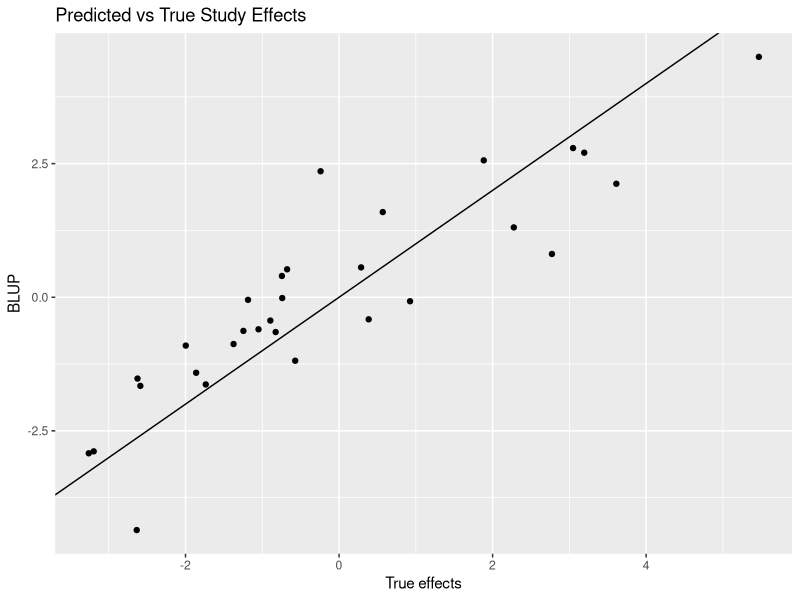
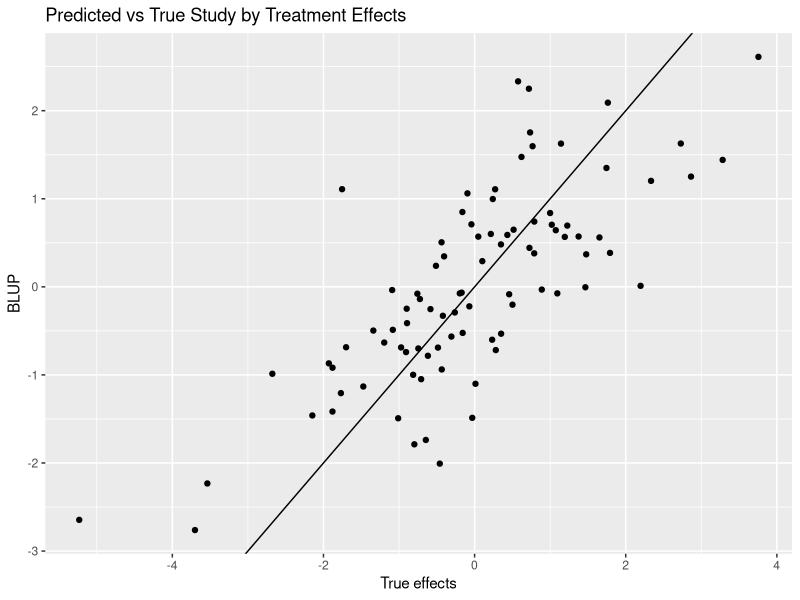

Reproduce these figures in R, in order. (Note: this script raises an error after producing the figures.)
## ---- chunk 1
rm(list=ls())
knitr::opts_chunk$set(echo = TRUE,root.dir="C:/Users/Robert J. Tempelman/OneDrive - Michigan State University/Tempelman/Meta_analysis/Simulation")
library(tidyverse,ggplot2)
# set default directory
## ---- chunk 2
##### THE FOLLOWING JUST SIMULATES SOME DATA BASED ON THE FOLLOWING SPECIFICATIONS   #####
##########################################################################################################
######################## BEGINNING OF SIMULATION #########################################################
##########################################################################################################
set.seed(100)  # set seed for reproducibility.
nStudy = 30  # Number of studies
ntrt = 3    # Number of treatments 

sigmae = 2  # residual (within cow) variance
sigmacow = 8  # between-cow variance
sigmastudy = 5  # between-study variance
sigmastudytrt = 3  # study by trt interaction variance

sigmaperiod = 2 # variance between periods although typically considered as fixed.

overallmean = 30
trteffects = c(-1,0,+1)  # effects relative to overall mean
trtlabels = toupper(letters[1:ntrt])
if (length(trteffects) != ntrt) stop ("need to change the number of treatment effects to match ntrt")
periodeffects = rnorm(sd=sqrt(sigmaperiod),nStudy*ntrt)
StudyPeriod = split(periodeffects, ceiling(seq_along(periodeffects)/ntrt))



Studyeffects = rnorm(sd=sqrt(sigmastudy),nStudy)  # simulated study effects
studytrtint = vector(mode="list",length= nStudy)  # simulated study x treatment effects
for (Study in 1:nStudy){
  studytrtint[[Study]]=rnorm(sd = sqrt(sigmastudytrt),ntrt)
}

ncows =sample(seq(ntrt*4,ntrt*10,ntrt),nStudy,replace=TRUE)  # simulated different number of replicated squares per Study
# for a balanced multiple Latin square design, ncows has to be a multiple of number of treatments

setuplatin =vector(mode="list",length=ntrt)
base = 1:ntrt
for(i in 1:ntrt){
  setuplatin[[i]]=(base+ntrt+1+i)%%ntrt+1
}  # setup for a single Latin square

Study_data <- vector(mode="list",length=nStudy)  # we'll first save the data in this list, separate study for each element
Study = 1

for (Study in 1:nStudy) {
  Trt_number = rep(unlist(setuplatin),ncows[Study]/ntrt)
  Effect_Trt = trteffects[Trt_number]
  Period = rep(1:3,ncows[Study])
  Effect_Period = StudyPeriod[[Study]][Period]
  Trt = toupper(letters[Trt_number]) # get trt label assignments for each record
  Cow = rep(1:ncows[Study],each=ntrt)  # and cow labels for each record
  Cow_effects = rnorm(sd=sqrt(sigmacow),ncows[Study])
  Effect_Cow = Cow_effects[Cow]
  Trt_Study_effects =  studytrtint[[Study]][Trt_number] # and the trt*study effects
  residuals = rnorm(sd = sqrt(sigmae),ntrt*ncows[Study]) # and finally the residuals
  FCM = round(overallmean + Effect_Trt + Effect_Period  + Effect_Cow + Studyeffects[Study] + Trt_Study_effects + residuals,2)  # generate the record and round to 2nd decimal
  Study_data[[Study]] = data.frame(Study,Trt,Cow,Period,FCM)  #store it.
}  

overallcrossoverdata = bind_rows(Study_data)  # the entire data set
cols = c("Study","Trt","Cow","Period")
overallcrossoverdata[cols] <- lapply(overallcrossoverdata [cols], factor)
str(overallcrossoverdata)
write_csv(overallcrossoverdata,"overallcrossoverdata.csv")

# save the true study by treatment effects for later.
study_trt = unlist(studytrtint)
Study_Trtlabels = expand.grid(trtlabels,1:nStudy)
Study_Trtlabels = paste0(Study_Trtlabels$Var1,':',Study_Trtlabels$Var2)
study_trt = data.frame(Study_Trtlabels,study_trt)

##########################################################################################################
######################## END OF SIMULATION ###############################################################
##########################################################################################################

## ---- chunk 3
library(lme4)  # mixed model procedure in R.
# NOTE THIS MODEL PERFECTLY MATCHES THE MODEL GENERATION PROCESS
## of course, we really never know the true model!
overallcrossover_analysis = lmer(FCM~Trt+ (1|Period:Study) + (1|Cow:Study) + (1|Study/Trt),data=overallcrossoverdata)  # Fit Trt as Fixed, Study and Study*Trt as random
# Cows and Periods are nested within Study.  If Period represents a physiological stage (i.e. all cows start at roughly the same DIM), then treat as fixed.
# Might also fit Treatment by Period then as well.
summary(overallcrossover_analysis)
# fairly precise estimates of variance components....if you were able to analyze all of the data jointly.

library(emmeans)
emm_options(pbkrtest.limit = nrow(overallcrossoverdata)) 
lsmeans_Trt= emmeans(overallcrossover_analysis,"Trt")  
# so if this is taking too long, just set the emm_options(pbkrtest.limit = 500) or some reasonably low number 
(overallcrossover_means = summary(lsmeans_Trt))
(effectsize_IPD = pairs(lsmeans_Trt))  # overall effect sizes


## ---- chunk 4

## THE FOLLOWING IS NOT REALLY IMPORTANT...JUST A QUALITY CONTROL CHECK
##Plot Estimated(Predicted) Study Effects versus True Study Effects
# Estimated ("Predicted") Study Effects
BLUP_Studyeffects = coef(overallcrossover_analysis)$Study[,1]-mean(coef(overallcrossover_analysis)$Study[,1])  # need to subtract the mean to express relative to zero
trt = data.frame(Studyeffects,BLUP_Studyeffects)
# Plot Estimated ("Predicted") Study Effects vs True Study Effects
ggplot(data=trt,aes(x=Studyeffects ,y=BLUP_Studyeffects)) + geom_point() + geom_abline(intercept=0,slope=1) +
  ggtitle("Predicted vs True Study Effects") +
  xlab("True effects") + 
  ylab("BLUP")

## THE FOLLOWING IS NOT REALLY IMPORTANT...JUST A QUALITY CONTROL CHECK
# Let's do the same thing for the study by treatment effects
#Estimated study by treatment effects 
BLUP_study_trt = coef(overallcrossover_analysis)$`Trt:Study`[,1]-mean(coef(overallcrossover_analysis)$`Trt:Study`[,1]) # need to subtract the mean to express relative to zero
BLUP_study_trt = data.frame(rownames(coef(overallcrossover_analysis)$`Trt:Study`),BLUP_study_trt)
colnames(BLUP_study_trt) = c("Study_Trtlabels","BLUP_study_trt")
study_trt = study_trt %>%
  left_join(BLUP_study_trt,by=c("Study_Trtlabels"))
# Plot Estimated ("Predicted") Study by Treatment Effects vs True Study by Treatment Effects
ggplot(study_trt,aes(x=study_trt ,y=BLUP_study_trt)) + geom_point() + geom_abline(intercept=0,slope=1) +
  ggtitle("Predicted vs True Study by Treatment Effects") +
  xlab("True effects") + 
  ylab("BLUP")
## ---- chunk 5
# Let's conduct a separate mixed model analysis for each Study
# just like what we would anticipate for a meta-analysis
# Need to write some functions in order to do so

# need to create a separate function for model
# You could throw Trt*Period in there..maybe even consider Period as random
separate_model = function(df) {
  lmer(FCM~Trt+Period+(1|Cow),data=df)
}

# function to save the mean trt difference for each Study
contrast = function(model) {
  lsmeans_Trt= emmeans(model,"Trt")
  effectsize = pairs(lsmeans_Trt)
  effectsize = as.data.frame(summary(effectsize))
  return(effectsize)
}

# function to save the trt means for each Study
lsmeans = function(model) {
  lsmeans_Trt= emmeans(model,"Trt")
  means = summary(lsmeans_Trt)
  return(means)
}

#function to retrieve study-specific variance components
varcomps = function(model){
  varcomp = as.numeric(formatVC(VarCorr(model),comp="Variance")[,3])
  VClabel = (formatVC(VarCorr(model),comp="Variance")[,1])
  varcomp = data.frame(VClabel,varcomp) %>%
    pivot_wider(names_from=VClabel,values_from = varcomp)
  return(varcomp)
}



## ---- chunk 6
Study1_analysis = lmer(FCM~Trt+Period+(1|Cow),data=filter(overallcrossoverdata,Study==1))
joint_tests(Study1_analysis)
summary(Study1_analysis)
varcomps(Study1_analysis)
lsmeans(Study1_analysis)
contrast(Study1_analysis)

## ---- chunk 7
# Let's save the contrasts (i.e. pairwise comparisons) from each study
Study_specific_contrasts = overallcrossoverdata %>%
  group_by(Study) %>%
  nest() %>%
  mutate(model = map(data,separate_model)) %>%
  mutate(effectsize = map(model,contrast)) %>%
  mutate(nrec = as.numeric(map(data,nrow))) %>% 
  unnest(effectsize)    %>%
  dplyr::select(-c(data,model)) %>%
  mutate(weight = (1/SE)^2) %>%  # What i use in the mixed model
  mutate(sampvar = SE^2)         # What the r package metafor needs

head(Study_specific_contrasts)
## ---- chunk 8

(AB_contrast = filter(Study_specific_contrasts,contrast=="A - B"))
# The following analysis is rather common (and typically wrong!!!)
# COMMON EFFECTS MODEL 

#CE1
weighted.mean(AB_contrast$estimate,AB_contrast$weight)
(stderr = (sum(AB_contrast$weight))^(-1/2))
#compare this to what we determined from the overall analysis on the raw data
effectsize_IPD

# could go through the same exercise for the other comparisons as well.
#(AC_contrast = filter(Study_specific_contrasts,contrast=="A - C"))
#(BC_contrast = filter(Study_specific_contrasts,contrast=="B - C"))

#CE2
# # COMMON EFFECTS MODEL can also be conducted using a linear model
# glmmTMB is used because it allows one to fix the residual variance to 1 (just a "trick" to allow proper weightings by 1/SE^2 which already reflect residual var!)
library(glmmTMB)
# overall mean model
FMAvsB_1 <- glmmTMB(estimate ~ 1 ,
                weights = weight,
                family = gaussian,
                REML=TRUE,
                data = AB_contrast,
                start = list(betad = log(1)),  # fix residual variance = 1
                map = list(betad = factor(NA))
)
summary(FMAvsB_1)
# again gives the same wrong answer as above

#CE3
# Finally, onecan use metafor to get the same result:
library(metafor)
(res_EE_AvsB = rma.uni(yi=estimate,vi=sampvar,data=AB_contrast,method="EE"))  # fixed study effects
forest(res_EE_AvsB)
## ---- chunk 9
# an analysis that properly reflects heterogeneity between studies.
library(glmmTMB)
# random effects model
RM_1AvsB_1 <- glmmTMB(estimate ~ 1 + (1|Study),  # Study really involves both Study and Study*Treatment 
                weights = weight,
                family = gaussian,
                REML=TRUE,
                data = AB_contrast,
                start = list(betad = log(1)),  # fix residual variance = 1
                map = list(betad = factor(NA))
)
summary(RM_1AvsB_1)  
# compare this to the analysis using the raw data...point estimate is ok; standard error is off.

#using metafor
(res_REMLAvsB_1 = rma.uni(yi=estimate,vi=sampvar,data=AB_contrast,method="REML"))  # fixed study effects
# reminder as to what the corresponding estimate/se was from analyzing the raw data
effectsize_IPD


## ---- chunk 10

RM_mvcontrast <- glmmTMB(estimate ~ contrast -1 + (1|Study/contrast),   # models the effect of study and study*contrast
                 weights = weight,
                 family = gaussian,
                 REML=TRUE,
                 data = Study_specific_contrasts,
                 start = list(betad = log(1)),  # fix residual variance = 1
                 map = list(betad = factor(NA))
)
summary(RM_mvcontrast)

# compare with analyses on individual data.  Almost matches perfectly!!
effectsize_IPD

## ---- chunk 11
#lets save the study specific means

Study_specific_means = overallcrossoverdata %>%
  group_by(Study) %>%
  nest() %>%
  mutate(model = map(data,separate_model)) %>%
  mutate(lsmeans = map(model,lsmeans)) %>%
  mutate(nrec = as.numeric(map(data,nrow))) %>% 
  unnest(lsmeans)    %>%
  dplyr::select(-c(data,model)) %>%
  mutate(weight = (1/SE)^2) %>%     # these are not quite right!!
  mutate(sampvar = SE^2)          # these are not quite right!!
# but let's try them anyways

head(Study_specific_means)
## ---- chunk 12
#  Let's use the suboptimal weights anyways

RM_mv_subopt <- glmmTMB(emmean ~ Trt   + (1|Study/Trt),  # 
                 weights = weight,
                 family = gaussian,
                 REML=TRUE,
                 data = Study_specific_means,
                 start = list(betad = log(1)),  # fix residual variance = 1
                 map = list(betad = factor(NA))
)
summary(RM_mv_subopt)
lsmeans_RM_mv_subopt= emmeans(RM_mv_subopt,"Trt")
(summary(lsmeans_RM_mv_subopt))
pairs(lsmeans_RM_mv_subopt)
# not too far off from what we had with raw data analysis (?)
effectsize_IPD  

## ---- chunk 13
Study_specific_var = overallcrossoverdata %>%
  group_by(Study) %>%
  nest() %>%
  mutate(model = map(data,separate_model)) %>%
  mutate(varcomp = map(model,varcomps))   %>%
  unnest(varcomp) %>%
  dplyr::select(-c(data,model)) 

boxplot(Study_specific_var[,-1] )
## ---- chunk 14
#Let's look at the relationship between SEM, SED, and the variance components


SE_compare =  Study_specific_means %>%
    group_by(Study) %>%
    summarize(SEM = mean(SE))  %>%
    full_join(distinct(Study_specific_contrasts,SE),by="Study") %>%
    group_by(Study,SEM) %>%
    summarize(SED=mean(SE)) %>%
    full_join(Study_specific_var,by="Study") %>%
    mutate(SEM_altered = SED/sqrt(2)) %>%
    mutate(SEM_ratio = SEM/SEM_altered) %>%
    mutate(sd_ratio = sqrt((Cow+Residual)/Residual)) %>%
    mutate(weight_altered = (1/SEM_altered)^2) %>%   
    mutate(sampvar_altered = SEM_altered^2)    %>%
    mutate(weight_old = (1/SEM)^2) %>%  
    mutate(sampvar_old= SEM^2)  
head(SE_compare)
## ---- chunk 15
ggplot(SE_compare, aes(x=weight_old, y=weight_altered)) + 
  geom_point() 

## ---- chunk 16
Study_specific_means2= Study_specific_means%>%
  mutate(SEM_altered = SE/sqrt(2)) %>%
  mutate(weight_altered = (1/SEM_altered)^2) %>%  # What i use in the mixed model
  mutate(sampvar_altered = SEM_altered^2)  

RM_mv2arm <- glmmTMB(emmean ~ Trt   + (1|Study/Trt),   
                 weights = weight_altered,
                 family = gaussian,
                 REML=TRUE,
                 data = Study_specific_means2,
                 start = list(betad = log(1)),  # fix residual variance = 1
                 map = list(betad = factor(NA))
)
summary(RM_mv2arm)
lsmeans_Trt_mv2arm= emmeans(RM_mv2arm,"Trt")
( summary(lsmeans_Trt_mv2arm))
pairs(lsmeans_Trt_mv2arm)
## ---- chunk 17
trtchoose = vector(mode="list",length= nStudy)  # 

for (Study in 1:nStudy) {
  #trtchoose[[Study]] = toupper(letters[sample(1:ntrt,(ntrt-1))])
  trtchoose[[Study]] = sample(1:ntrt,(ntrt-1))
  }
Trt=unlist(trtchoose)
Study = rep(1:nStudy,each=(ntrt-1))
IB_design = data.frame(Study,Trt) %>%
  mutate(Trt = toupper(letters[Trt])) %>%
  mutate_all(as.factor)

xtabs(~Study+Trt,data=IB_design)

IB_Data = IB_design %>%
  left_join(overallcrossoverdata,by=c("Study","Trt"))

## ---- chunk 18

# NOTE THIS MODEL PERFECTLY MATCHES THE MODEL GENERATION PROCESS
IB_analysis = lmer(FCM~Trt+ (1|Period:Study) + (1|Cow:Study) + (1|Study/Trt),data=IB_Data)  # Fit Trt as Fixed, Study and Study*Trt as random
# Cows and Periods are nested within Study.  If Period represents a physiological stage (i.e. all cows start at roughly the same DIM), then treat as fixed.
# Might also fit Treatment by Period then as well.
summary(IB_analysis)
lsmeans_TrtIB= emmeans(IB_analysis,"Trt")  
# so if this is taking too long, just set the emm_options(pbkrtest.limit = 500) or some reasonably low number 
(IB_analysis_means = summary(lsmeans_TrtIB))
(effectsize_IB = pairs(lsmeans_TrtIB))  # overall effect sizes

## ---- chunk 19
Study_specific_contrasts_IB = IB_Data %>%
  group_by(Study) %>%
  nest() %>%
  mutate(model = map(data,separate_model)) %>%
  mutate(effectsize = map(model,contrast)) %>%
  mutate(nrec = as.numeric(map(data,nrow))) %>% 
  unnest(effectsize)    %>%
  dplyr::select(-c(data,model)) %>%
  mutate(weight = (1/SE)^2) %>%  # What i use in the mixed model
  mutate(sampvar = SE^2) %>%         # What the r package metafor needs 
  mutate(contrast = factor(contrast))
## ---- chunk 20
Study_specific_contrasts_IB_AB = filter(Study_specific_contrasts_IB,contrast == 'A - B')
 
 # random effects model
RM_1_IB <- glmmTMB(estimate ~ 1 + (1|Study),   
                weights = (1/SE)^2,
                family = gaussian,
                REML=TRUE,
                data = Study_specific_contrasts_IB_AB,
                start = list(betad = log(1)),  # fix residual variance = 1
                map = list(betad = factor(NA))
)
summary(RM_1_IB) 
## compare with analysis from using raw data

effectsize_IB
## ---- chunk 21
Study_specific_means_IB = IB_Data %>%
  group_by(Study) %>%
  nest() %>%
  mutate(model = map(data,separate_model)) %>%
  mutate(lsmeans = map(model,lsmeans)) %>%
  mutate(nrec = map(data,nrow)) %>% 
  unnest(lsmeans)    %>%
  dplyr::select(-c(data,model))

SEDuse = Study_specific_contrasts_IB %>%
  group_by(Study) %>%
  summarize(SED = mean(SE)) %>%
  mutate(SEM_alter = SED/sqrt(2)) %>%
  mutate(weight_alter = (1/SEM_alter^2)) %>%
  mutate(sampvar_alter = SEM_alter^2)

Study_specific_means_IB = Study_specific_means_IB %>%
  left_join(SEDuse,by="Study")

RM_arm_IB <- glmmTMB(emmean ~ Trt   + (1|Study/Trt),   
                 weights = weight_alter,
                 family = gaussian,
                 REML=TRUE,
                 data = Study_specific_means_IB,
                 start = list(betad = log(1)),  # fix residual variance = 1
                 map = list(betad = factor(NA))
)
summary(RM_arm_IB)
lsmeans_Trt_RM_arm_IB= emmeans(RM_arm_IB,"Trt")
( summary(lsmeans_Trt_RM_arm_IB))
pairs(lsmeans_Trt_RM_arm_IB)

# compare with analyses using raw data
effectsize_IB
